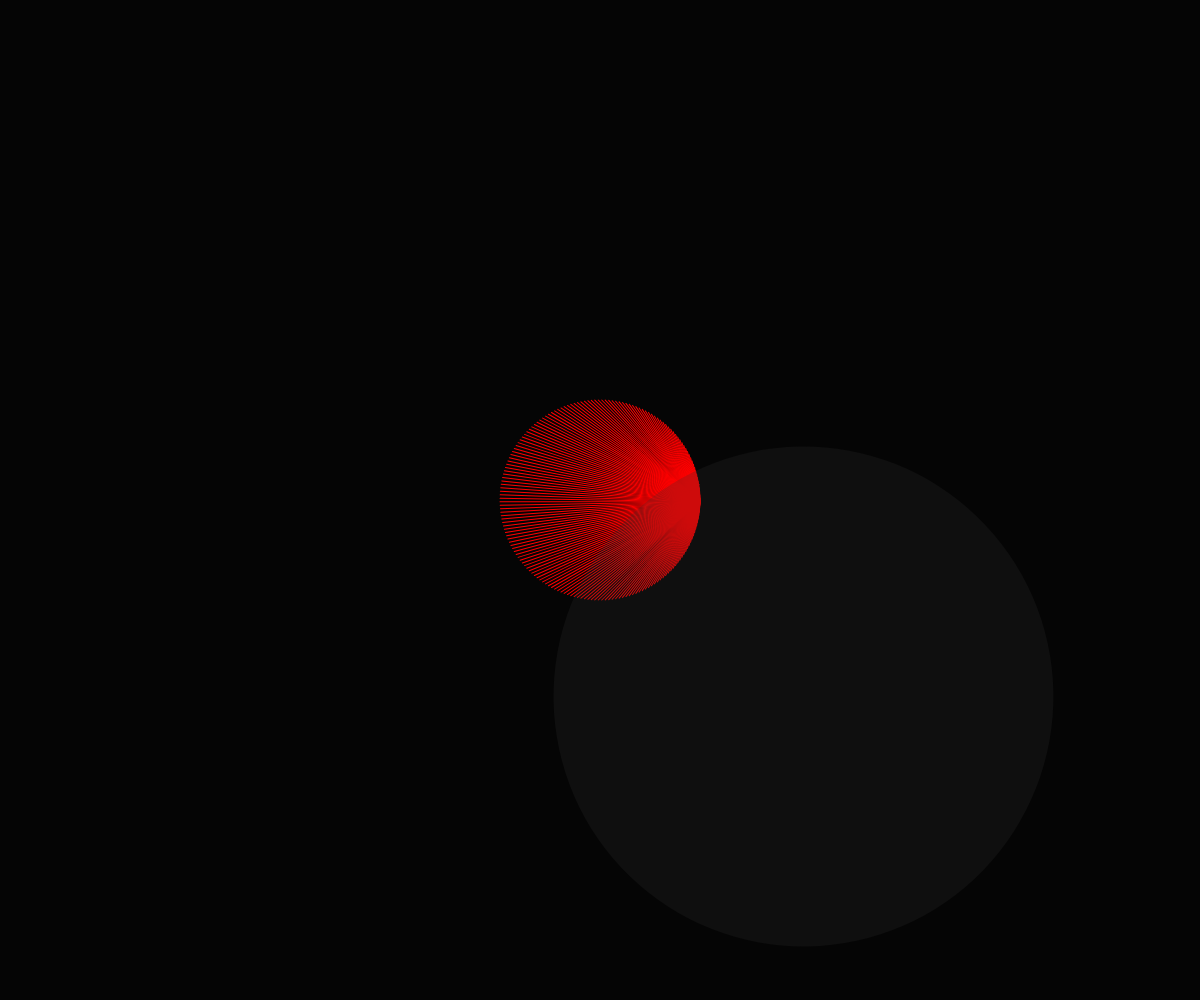
Frame 1 (no input)
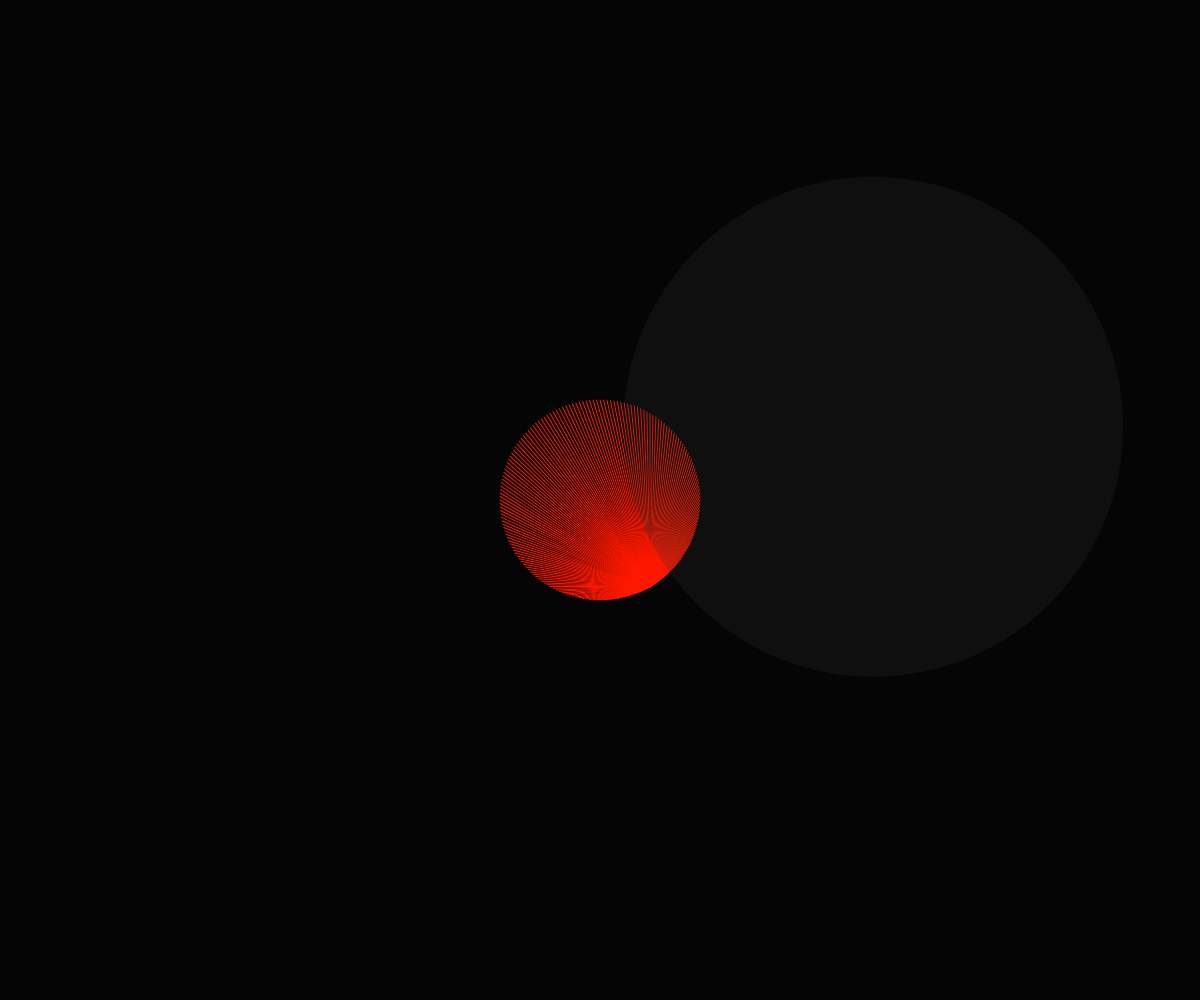
Frame 60 (no input)
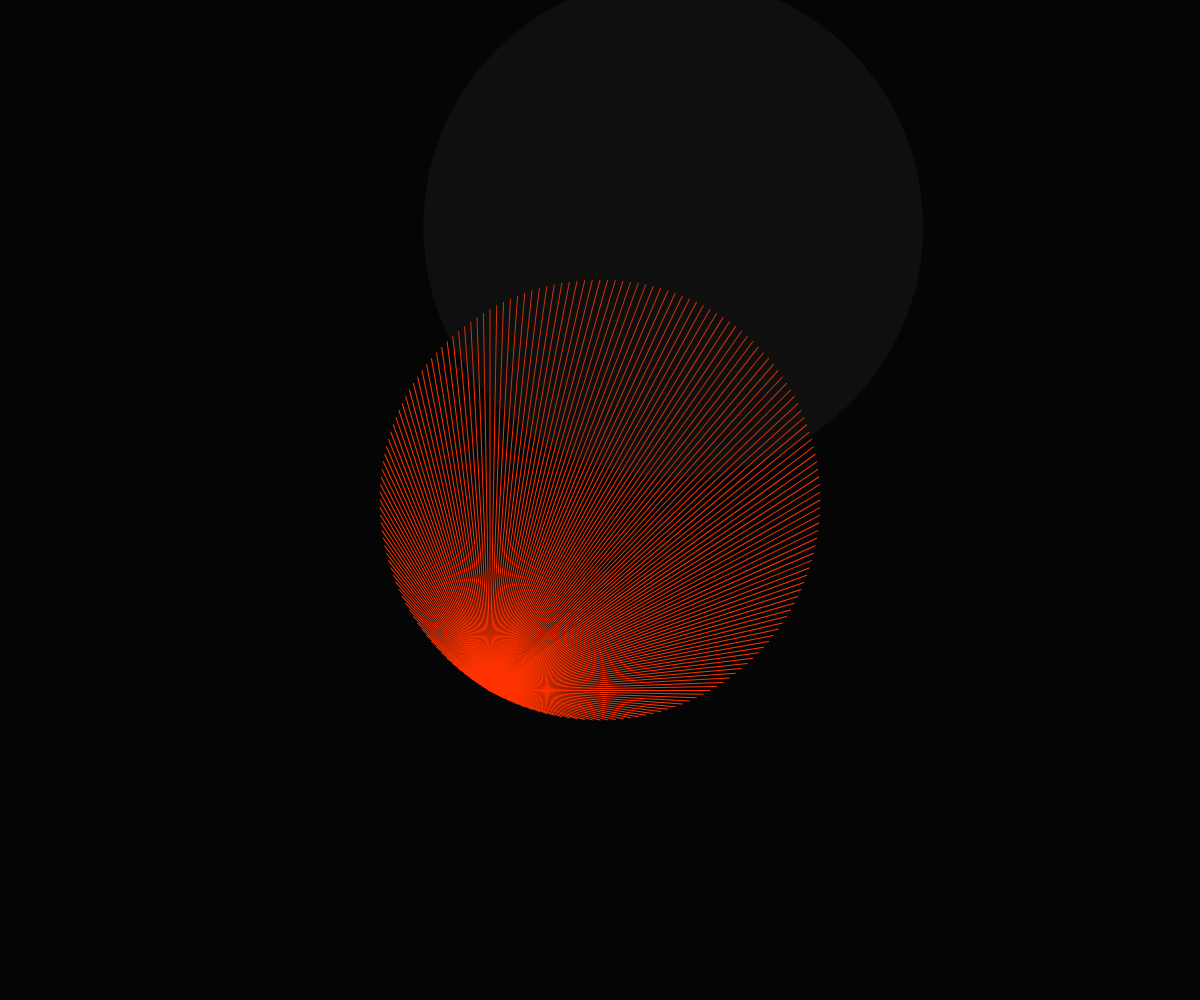
Frame 120 (the mouse pressed at the canvas centre since frame 60)

The p5.js sketch that drew these frames (run headless with seeded random() and noise() and a simulated clock; from frame 60 on, the mouse is pressed at the canvas centre):

// p5.js sketch
// ── sketch.js
var bg

function setup() {

  createCanvas(windowWidth,windowHeight)
  angleMode(DEGREES)
  rectMode(CENTER)

}

function draw() {
  background(5)


  var radius = 100+mouseX/5;
  translate(width/2, height/2)
  rotate (frameCount)
  for (var i = -90; i < 90; i++) {
    colorMode(HSB)
    stroke(frameCount/10, 100, 100);
    line(radius, 0,
      radius-(radius*2*cos(i)*cos(i)),
      -(radius*2*cos(i)*sin(i)));
    }

  noStroke()
  colorMode(RGB)
  fill(50, 50, 50, 60);
  rotate (-2*frameCount)
  translate(200, 200)
  ellipse(0, 0, 500)

  }
